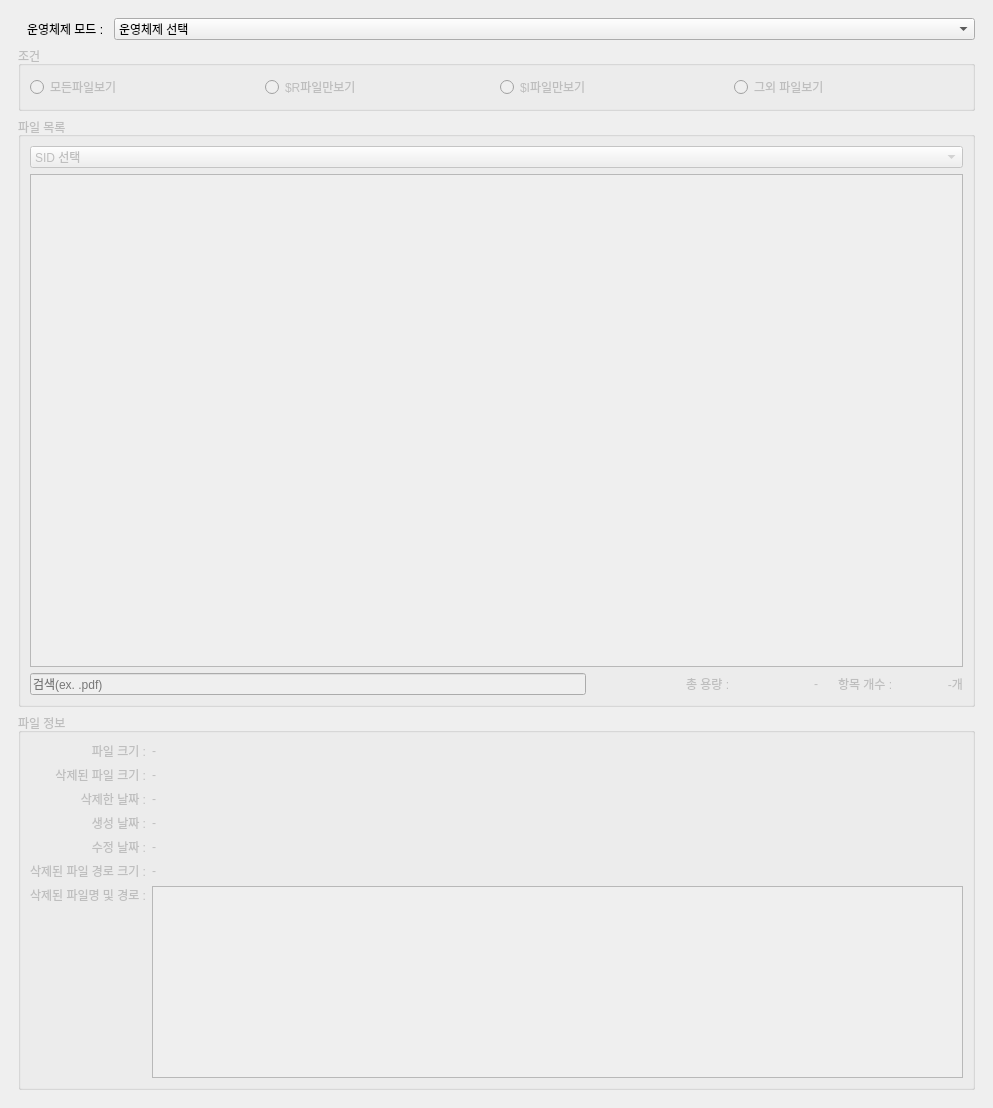
<?xml version="1.0" encoding="UTF-8"?>
<ui version="4.0">
 <class>MainWindow</class>
 <widget class="QMainWindow" name="MainWindow">
  <property name="enabled">
   <bool>true</bool>
  </property>
  <property name="geometry">
   <rect>
    <x>0</x>
    <y>0</y>
    <width>993</width>
    <height>1108</height>
   </rect>
  </property>
  <property name="sizePolicy">
   <sizepolicy hsizetype="Preferred" vsizetype="Fixed">
    <horstretch>0</horstretch>
    <verstretch>0</verstretch>
   </sizepolicy>
  </property>
  <property name="maximumSize">
   <size>
    <width>16777215</width>
    <height>16777215</height>
   </size>
  </property>
  <property name="windowTitle">
   <string>$Recycle.Bin viewer</string>
  </property>
  <property name="animated">
   <bool>true</bool>
  </property>
  <property name="dockOptions">
   <set>QMainWindow::AnimatedDocks</set>
  </property>
  <widget class="QWidget" name="centralwidget">
   <layout class="QHBoxLayout" name="horizontalLayout">
    <item>
     <widget class="QStackedWidget" name="stackedWidget">
      <property name="currentIndex">
       <number>0</number>
      </property>
      <widget class="QWidget" name="page">
       <layout class="QVBoxLayout" name="verticalLayout_2">
        <item>
         <widget class="QFrame" name="osSection">
          <property name="sizePolicy">
           <sizepolicy hsizetype="Preferred" vsizetype="Maximum">
            <horstretch>0</horstretch>
            <verstretch>0</verstretch>
           </sizepolicy>
          </property>
          <property name="frameShadow">
           <enum>QFrame::Plain</enum>
          </property>
          <layout class="QFormLayout" name="formLayout">
           <property name="horizontalSpacing">
            <number>0</number>
           </property>
           <property name="verticalSpacing">
            <number>0</number>
           </property>
           <property name="leftMargin">
            <number>9</number>
           </property>
           <property name="topMargin">
            <number>0</number>
           </property>
           <property name="rightMargin">
            <number>0</number>
           </property>
           <property name="bottomMargin">
            <number>0</number>
           </property>
           <item row="1" column="1">
            <widget class="QComboBox" name="osType">
             <item>
              <property name="text">
               <string>운영체제 선택</string>
              </property>
             </item>
             <item>
              <property name="text">
               <string>Window Vista ~ (Window 7)</string>
              </property>
             </item>
             <item>
              <property name="text">
               <string>Window 10 ~</string>
              </property>
             </item>
            </widget>
           </item>
           <item row="1" column="0">
            <widget class="QLabel" name="osTypeText">
             <property name="text">
              <string>운영체제 모드 :   </string>
             </property>
            </widget>
           </item>
          </layout>
         </widget>
        </item>
        <item>
         <widget class="QGroupBox" name="conditionSection">
          <property name="enabled">
           <bool>false</bool>
          </property>
          <property name="sizePolicy">
           <sizepolicy hsizetype="Preferred" vsizetype="Maximum">
            <horstretch>0</horstretch>
            <verstretch>0</verstretch>
           </sizepolicy>
          </property>
          <property name="title">
           <string>조건</string>
          </property>
          <layout class="QHBoxLayout" name="horizontalLayout_3">
           <item>
            <widget class="QRadioButton" name="allFiles">
             <property name="text">
              <string>모든파일보기</string>
             </property>
            </widget>
           </item>
           <item>
            <widget class="QRadioButton" name="rFiles">
             <property name="text">
              <string>$R파일만보기</string>
             </property>
            </widget>
           </item>
           <item>
            <widget class="QRadioButton" name="iFiles">
             <property name="text">
              <string>$I파일만보기</string>
             </property>
            </widget>
           </item>
           <item>
            <widget class="QRadioButton" name="etcFiles">
             <property name="text">
              <string>그외 파일보기</string>
             </property>
            </widget>
           </item>
          </layout>
         </widget>
        </item>
        <item>
         <widget class="QGroupBox" name="viewerSection">
          <property name="enabled">
           <bool>false</bool>
          </property>
          <property name="sizePolicy">
           <sizepolicy hsizetype="Preferred" vsizetype="Minimum">
            <horstretch>0</horstretch>
            <verstretch>0</verstretch>
           </sizepolicy>
          </property>
          <property name="title">
           <string>파일 목록</string>
          </property>
          <layout class="QVBoxLayout" name="verticalLayout">
           <item>
            <widget class="QComboBox" name="secIdList">
             <item>
              <property name="text">
               <string>SID 선택</string>
              </property>
             </item>
            </widget>
           </item>
           <item>
            <widget class="QListWidget" name="filesListView">
             <property name="sizePolicy">
              <sizepolicy hsizetype="Expanding" vsizetype="Minimum">
               <horstretch>0</horstretch>
               <verstretch>0</verstretch>
              </sizepolicy>
             </property>
             <property name="autoFillBackground">
              <bool>false</bool>
             </property>
             <property name="editTriggers">
              <set>QAbstractItemView::NoEditTriggers</set>
             </property>
            </widget>
           </item>
           <item>
            <widget class="QFrame" name="frame">
             <property name="sizePolicy">
              <sizepolicy hsizetype="Preferred" vsizetype="Maximum">
               <horstretch>0</horstretch>
               <verstretch>0</verstretch>
              </sizepolicy>
             </property>
             <property name="frameShape">
              <enum>QFrame::NoFrame</enum>
             </property>
             <property name="frameShadow">
              <enum>QFrame::Plain</enum>
             </property>
             <property name="lineWidth">
              <number>0</number>
             </property>
             <layout class="QHBoxLayout" name="horizontalLayout_2">
              <property name="spacing">
               <number>0</number>
              </property>
              <property name="leftMargin">
               <number>0</number>
              </property>
              <property name="topMargin">
               <number>0</number>
              </property>
              <property name="rightMargin">
               <number>0</number>
              </property>
              <property name="bottomMargin">
               <number>0</number>
              </property>
              <item>
               <widget class="QLineEdit" name="searchBox">
                <property name="enabled">
                 <bool>false</bool>
                </property>
                <property name="autoFillBackground">
                 <bool>false</bool>
                </property>
                <property name="text">
                 <string/>
                </property>
                <property name="dragEnabled">
                 <bool>true</bool>
                </property>
                <property name="readOnly">
                 <bool>false</bool>
                </property>
                <property name="placeholderText">
                 <string>검색(ex. .pdf)</string>
                </property>
               </widget>
              </item>
              <item>
               <spacer name="horizontalSpacer_2">
                <property name="orientation">
                 <enum>Qt::Horizontal</enum>
                </property>
                <property name="sizeType">
                 <enum>QSizePolicy::Minimum</enum>
                </property>
                <property name="sizeHint" stdset="0">
                 <size>
                  <width>100</width>
                  <height>20</height>
                 </size>
                </property>
               </spacer>
              </item>
              <item>
               <widget class="QLabel" name="capacityText">
                <property name="text">
                 <string>총 용량 :</string>
                </property>
               </widget>
              </item>
              <item>
               <widget class="QLabel" name="capacity">
                <property name="text">
                 <string>              -</string>
                </property>
               </widget>
              </item>
              <item>
               <spacer name="horizontalSpacer">
                <property name="orientation">
                 <enum>Qt::Horizontal</enum>
                </property>
                <property name="sizeType">
                 <enum>QSizePolicy::Maximum</enum>
                </property>
                <property name="sizeHint" stdset="0">
                 <size>
                  <width>20</width>
                  <height>20</height>
                 </size>
                </property>
               </spacer>
              </item>
              <item>
               <widget class="QLabel" name="amountText">
                <property name="text">
                 <string>항목 개수 :</string>
                </property>
               </widget>
              </item>
              <item>
               <widget class="QLabel" name="amount">
                <property name="sizePolicy">
                 <sizepolicy hsizetype="Preferred" vsizetype="Maximum">
                  <horstretch>0</horstretch>
                  <verstretch>0</verstretch>
                 </sizepolicy>
                </property>
                <property name="layoutDirection">
                 <enum>Qt::LeftToRight</enum>
                </property>
                <property name="text">
                 <string>         -개</string>
                </property>
                <property name="alignment">
                 <set>Qt::AlignRight|Qt::AlignTrailing|Qt::AlignVCenter</set>
                </property>
               </widget>
              </item>
             </layout>
            </widget>
           </item>
          </layout>
         </widget>
        </item>
        <item>
         <widget class="QGroupBox" name="fileInfoSection">
          <property name="enabled">
           <bool>false</bool>
          </property>
          <property name="sizePolicy">
           <sizepolicy hsizetype="Preferred" vsizetype="Maximum">
            <horstretch>0</horstretch>
            <verstretch>0</verstretch>
           </sizepolicy>
          </property>
          <property name="title">
           <string>파일 정보</string>
          </property>
          <layout class="QGridLayout" name="gridLayout">
           <item row="2" column="2">
            <widget class="QLabel" name="delDate">
             <property name="text">
              <string>-</string>
             </property>
            </widget>
           </item>
           <item row="5" column="2">
            <widget class="QLabel" name="delRouteSize">
             <property name="enabled">
              <bool>false</bool>
             </property>
             <property name="text">
              <string>-</string>
             </property>
            </widget>
           </item>
           <item row="7" column="0">
            <widget class="QLabel" name="delRouteText">
             <property name="text">
              <string>삭제된 파일명 및 경로 :</string>
             </property>
             <property name="alignment">
              <set>Qt::AlignRight|Qt::AlignTop|Qt::AlignTrailing</set>
             </property>
            </widget>
           </item>
           <item row="5" column="0">
            <widget class="QLabel" name="delRouteSizeText">
             <property name="layoutDirection">
              <enum>Qt::LeftToRight</enum>
             </property>
             <property name="text">
              <string>삭제된 파일 경로 크기 :</string>
             </property>
             <property name="alignment">
              <set>Qt::AlignRight|Qt::AlignTrailing|Qt::AlignVCenter</set>
             </property>
            </widget>
           </item>
           <item row="4" column="0">
            <widget class="QLabel" name="delMDateText">
             <property name="text">
              <string>수정 날짜 :</string>
             </property>
             <property name="alignment">
              <set>Qt::AlignRight|Qt::AlignTrailing|Qt::AlignVCenter</set>
             </property>
            </widget>
           </item>
           <item row="4" column="2">
            <widget class="QLabel" name="delMDate">
             <property name="enabled">
              <bool>false</bool>
             </property>
             <property name="text">
              <string>-</string>
             </property>
            </widget>
           </item>
           <item row="3" column="2">
            <widget class="QLabel" name="delCDate">
             <property name="text">
              <string>-</string>
             </property>
            </widget>
           </item>
           <item row="2" column="0">
            <widget class="QLabel" name="delDateText">
             <property name="text">
              <string>삭제한 날짜 :</string>
             </property>
             <property name="alignment">
              <set>Qt::AlignRight|Qt::AlignTrailing|Qt::AlignVCenter</set>
             </property>
            </widget>
           </item>
           <item row="1" column="2">
            <widget class="QLabel" name="delFileSize">
             <property name="text">
              <string>-</string>
             </property>
            </widget>
           </item>
           <item row="7" column="2">
            <widget class="QTextEdit" name="delRoute">
             <property name="sizePolicy">
              <sizepolicy hsizetype="Expanding" vsizetype="Preferred">
               <horstretch>0</horstretch>
               <verstretch>0</verstretch>
              </sizepolicy>
             </property>
             <property name="undoRedoEnabled">
              <bool>true</bool>
             </property>
             <property name="html">
              <string>&lt;!DOCTYPE HTML PUBLIC &quot;-//W3C//DTD HTML 4.0//EN&quot; &quot;http://www.w3.org/TR/REC-html40/strict.dtd&quot;&gt;
&lt;html&gt;&lt;head&gt;&lt;meta name=&quot;qrichtext&quot; content=&quot;1&quot; /&gt;&lt;style type=&quot;text/css&quot;&gt;
p, li { white-space: pre-wrap; }
&lt;/style&gt;&lt;/head&gt;&lt;body style=&quot; font-family:'Gulim'; font-size:9pt; font-weight:400; font-style:normal;&quot;&gt;
&lt;p style=&quot;-qt-paragraph-type:empty; margin-top:0px; margin-bottom:0px; margin-left:0px; margin-right:0px; -qt-block-indent:0; text-indent:0px;&quot;&gt;&lt;br /&gt;&lt;/p&gt;
&lt;p style=&quot;-qt-paragraph-type:empty; margin-top:0px; margin-bottom:0px; margin-left:0px; margin-right:0px; -qt-block-indent:0; text-indent:0px;&quot;&gt;&lt;br /&gt;&lt;/p&gt;&lt;/body&gt;&lt;/html&gt;</string>
             </property>
             <property name="textInteractionFlags">
              <set>Qt::TextSelectableByKeyboard|Qt::TextSelectableByMouse</set>
             </property>
            </widget>
           </item>
           <item row="1" column="0">
            <widget class="QLabel" name="delFileSizeText">
             <property name="layoutDirection">
              <enum>Qt::LeftToRight</enum>
             </property>
             <property name="autoFillBackground">
              <bool>false</bool>
             </property>
             <property name="text">
              <string>삭제된 파일 크기 :</string>
             </property>
             <property name="alignment">
              <set>Qt::AlignRight|Qt::AlignTrailing|Qt::AlignVCenter</set>
             </property>
            </widget>
           </item>
           <item row="3" column="0">
            <widget class="QLabel" name="delCDateText">
             <property name="text">
              <string>생성 날짜 :</string>
             </property>
             <property name="alignment">
              <set>Qt::AlignRight|Qt::AlignTrailing|Qt::AlignVCenter</set>
             </property>
            </widget>
           </item>
           <item row="0" column="0">
            <widget class="QLabel" name="realFileSizeText">
             <property name="text">
              <string>파일 크기 :</string>
             </property>
             <property name="alignment">
              <set>Qt::AlignRight|Qt::AlignTrailing|Qt::AlignVCenter</set>
             </property>
            </widget>
           </item>
           <item row="0" column="2">
            <widget class="QLabel" name="realFileSize">
             <property name="text">
              <string>-</string>
             </property>
            </widget>
           </item>
          </layout>
         </widget>
        </item>
       </layout>
      </widget>
     </widget>
    </item>
   </layout>
  </widget>
  <action name="action_file_list">
   <property name="text">
    <string>파일 목록 보기</string>
   </property>
  </action>
  <action name="action_file_view">
   <property name="text">
    <string>헥사 파일 보기</string>
   </property>
  </action>
 </widget>
 <resources/>
 <connections/>
</ui>
